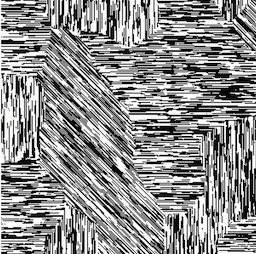
#> input picture homework04/imgs/pattern.png, 256 x 254 px, found by its file name
$ python generate_imgs.py   (older library calls are emulated)
#> lines starting #> are read from the running program, lines starting #| are printed output that depends on the picture
#!/usr/bin/env python3

import cv2
import os
import numpy as np
import matplotlib.pyplot as plt

# Load our pattern
IMG = 'filter_imgs'
if not os.path.exists(IMG):
    os.makedirs(IMG, exist_ok=True)

gray = cv2.imread("pattern.png",cv2.IMREAD_GRAYSCALE)
#> gray: shape (254, 256); min 0, max 255, mean 141.1

for i in range(5, 16):
    for j in range(2, 5):
        for k in range(2, 5):
            ksize = i     # try something between 5 and 15
            sigma = j     # try something between 2.0 and 4.0
            theta = 0.0     # keep it 0.0 if you want to focus on vertically-oriented patterns
            lbd = k       # try something between 2.0 and 4.0
            gamma = 1.0     # keep it 1.0
            psi = 0.0       # keep it 0.0

            kernel = cv2.getGaborKernel((ksize, ksize), sigma, theta, lbd, gamma, psi, ktype=cv2.CV_32F)
            kernel /= kernel.sum()
            kernel -= kernel.mean()

            res1 = cv2.filter2D(gray, cv2.CV_8UC3, kernel)
            path = os.path.join(IMG, f"fp_ksize_{i}_sigma_{j}_lbd_{k}.png")
            cv2.imwrite(path, res1)
#> this loop made 11 passes
#> pass 1, `cv2.imwrite(path, res1)`:
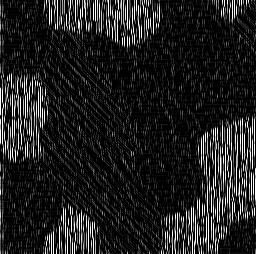
#> saved as fp_ksize_5_sigma_2_lbd_2.png: shape (254, 256); min 0, max 255, mean 31.6
#> pass 1, `cv2.imwrite(path, res1)`:
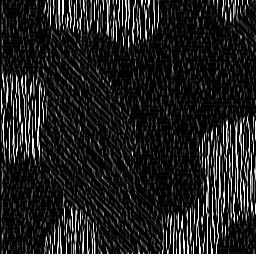
#> saved as fp_ksize_5_sigma_2_lbd_3.png: shape (254, 256); min 0, max 255, mean 29.4
#> pass 1, `cv2.imwrite(path, res1)`:
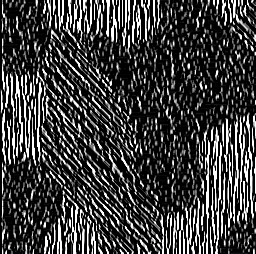
#> saved as fp_ksize_5_sigma_2_lbd_4.png: shape (254, 256); min 0, max 255, mean 62
#> pass 1, `cv2.imwrite(path, res1)`:
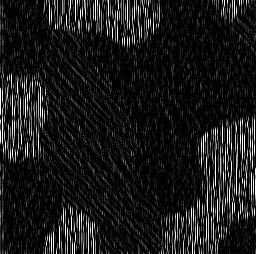
#> saved as fp_ksize_5_sigma_3_lbd_2.png: shape (254, 256); min 0, max 255, mean 24.4
